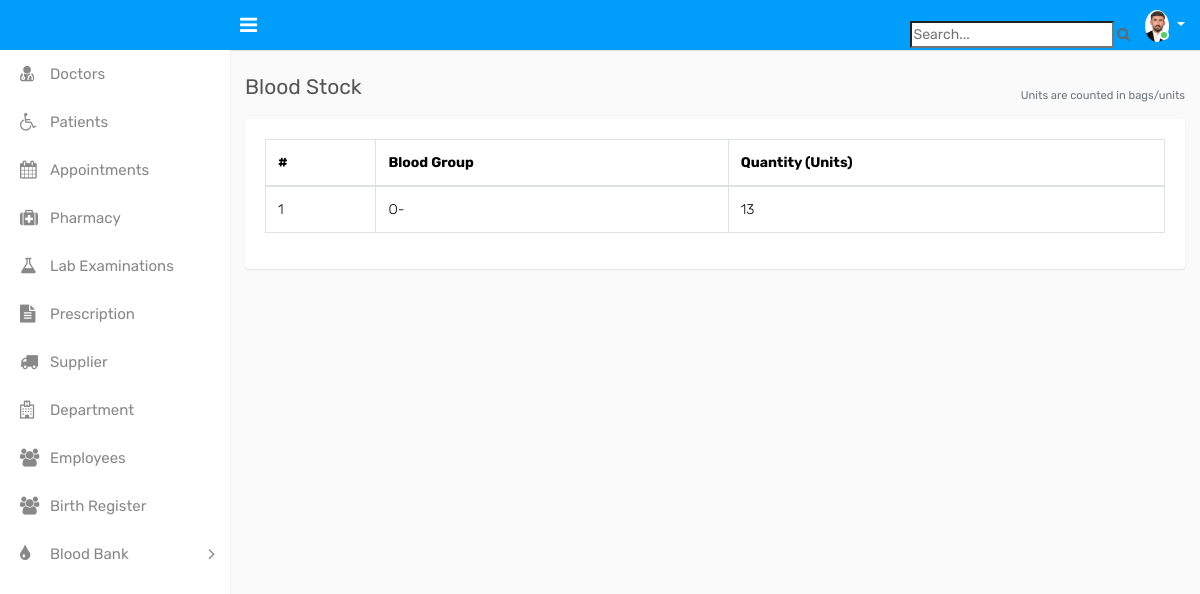
Before: /stock/ with the older database file.
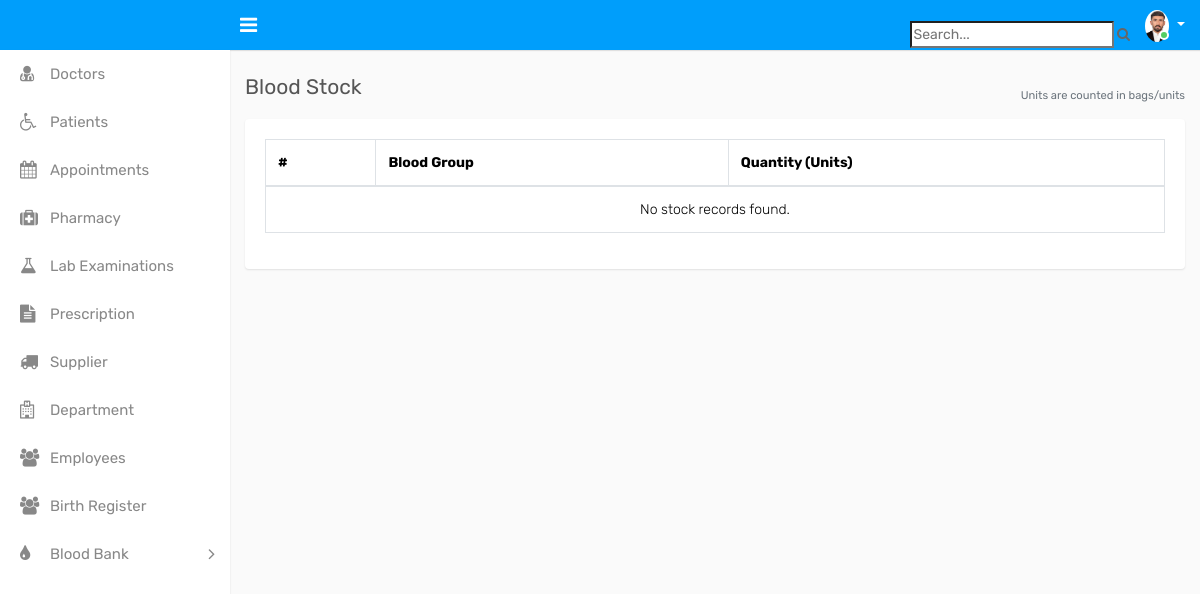
After: the same page with the newer database file.
### pharmacy/models.py (models this page shows, shortened)
class BloodStock(models.Model):
    blood_group = models.OneToOneField(BloodGroup, on_delete=models.CASCADE)
    quantity = models.IntegerField(default=0)  # in units/bags

class BloodGroup(models.Model):
    BLOOD_TYPES = [
        ("A+", "A+"), ("A-", "A-"),
        ("B+", "B+"), ("B-", "B-"),
        ("O+", "O+"), ("O-", "O-"),
        ("AB+", "AB+"), ("AB-", "AB-"),
    ]
    name = models.CharField(max_length=5, choices=BLOOD_TYPES, unique=True)

### pharmacy/views.py (the view)
# urls.py: path("stock/", views.BloodStockListView.as_view(), name="blood_stock_list"),
class BloodStockListView(ListView):
    model = BloodStock
    template_name = "blood/blood_stock_list.html"
    context_object_name = "stocks"

### pharmacy/templatetags/group_tags.py (called while the page is built)
@register.filter(name='has_group')
def has_group(user, group_name):
    return user.groups.filter(name=group_name).exists()

### pharmacy/templates/blood/blood_stock_list.html
{% extends "base.html" %}
{% block content %}
<div class="page-wrapper">
  <div class="container mt-4">
    <div class="page-header d-flex align-items-center justify-content-between">
      <h4 class="page-title">Blood Stock</h4>
      <small class="text-muted">Units are counted in bags/units</small>
    </div>
    <div class="card">
      <div class="card-body">
        <table class="table table-hover table-bordered">
          <thead>
            <tr>
              <th>#</th>
              <th>Blood Group</th>
              <th>Quantity (Units)</th>
            </tr>
          </thead>
          <tbody>
            {% for s in stocks %}
            <tr>
              <td>{{ forloop.counter }}</td>
              <td>{{ s.blood_group.name }}</td>
              <td>{{ s.quantity }}</td>
            </tr>
            {% empty %}
            <tr>
              <td colspan="3" class="text-center">No stock records found.</td>
            </tr>
            {% endfor %}
          </tbody>
        </table>
      </div>
    </div>
  </div>
</div>
{% endblock %}

Changed rows visible on the page:
removed BloodStock: blood_group.name "O-", quantity "13"
Other visible differences:
text now shown: "No stock records found."
